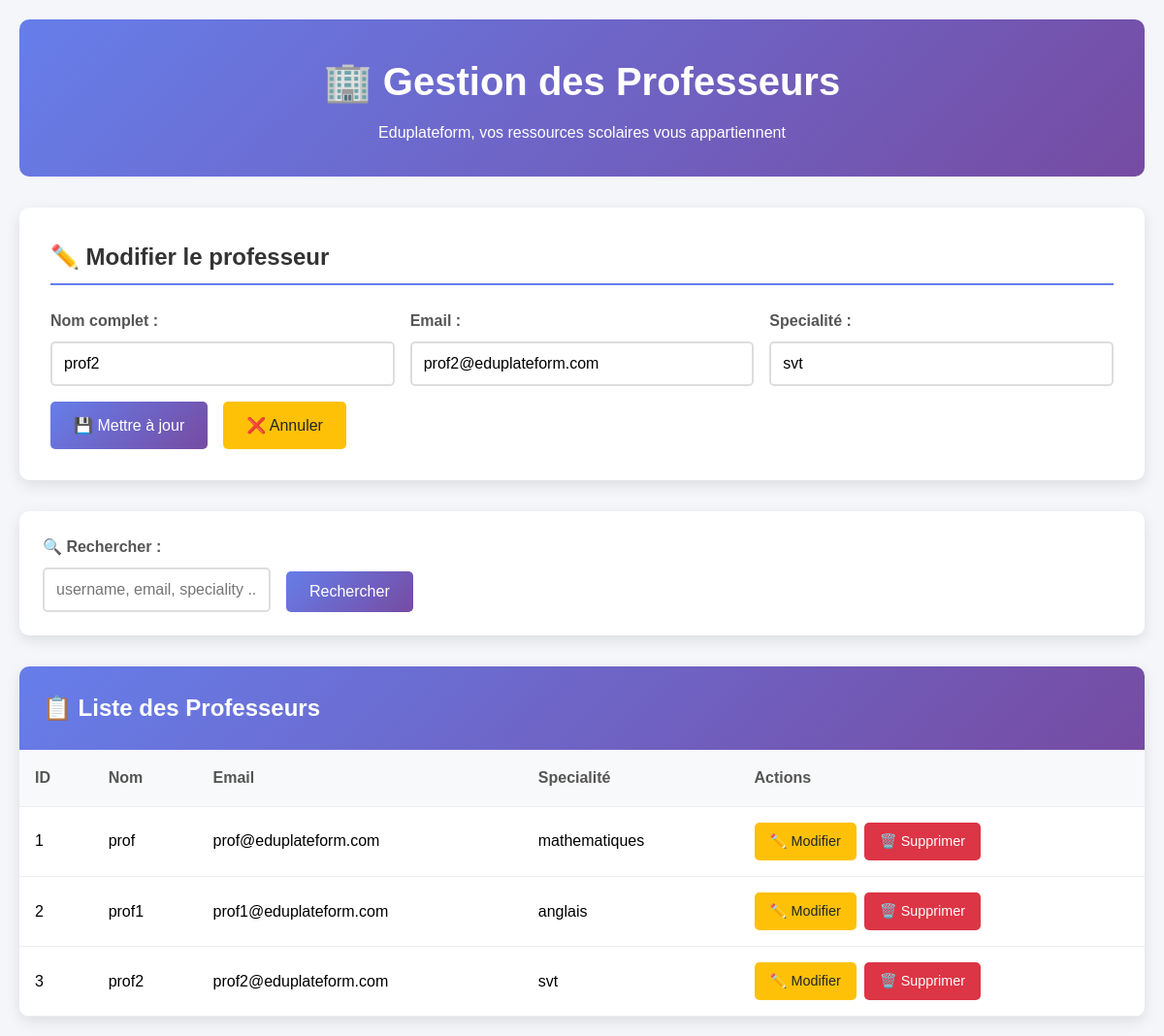
/professeur/index_prof.php?edit=3, run on the app's committed database.
### tables this page shows
CREATE TABLE professeurs (
    id INT AUTO_INCREMENT PRIMARY KEY,
    username VARCHAR(50) UNIQUE NOT NULL,
    email VARCHAR(100) UNIQUE NOT NULL,
    speciality VARCHAR(100) NOT NULL, 
    password VARCHAR(255) NOT NULL,
    created_at TIMESTAMP DEFAULT CURRENT_TIMESTAMP,
    last_login TIMESTAMP NULL
);

### professeur/professeur.php (called while the page is built, shortened)
<?php
require_once '../database/config.php';
class Professeur {
    private $conn;
    private $table = 'professeurs';
    public $id;
    public function __construct() {
        $database = new Database();
        $this->conn = $database->getConnection();
    }
    public function readAll() {
        $query = "SELECT * FROM " . $this->table . " ORDER BY username ASC";
        $stmt = $this->conn->prepare($query);
        $stmt->execute();
        return $stmt;
    }
    public function readOne() {
        $query = "SELECT * FROM " . $this->table . " WHERE id = :id LIMIT 0,1";
        $stmt = $this->conn->prepare($query);
        $stmt->bindParam(':id', $this->id);
        $stmt->execute();
        $row = $stmt->fetch(PDO::FETCH_ASSOC);
        if ($row) {
            $this->username = $row['username'];
            $this->email = $row['email'];
            $this->speciality = $row['speciality'];
            return true;
        }
        return false;
    }
}
?>

### database/config.php (called while the page is built, shortened)
<?php
class Database {
    private $connection;
    public function __construct() {
        try {
            $this->connection = new PDO(
                "mysql:host=" . DB_HOST . ";dbname=" . DB_NAME,
                DB_USER,
                DB_PASS,
                array(
                    PDO::ATTR_ERRMODE => PDO::ERRMODE_EXCEPTION,
                    PDO::ATTR_DEFAULT_FETCH_MODE => PDO::FETCH_ASSOC
                )
            );
        } catch(PDOException $e) {
            die("Erreur de connexion à la base de données: " . $e->getMessage());
        }
    }
    public function getConnection() {
        return $this->connection;
    }
}
?>

### professeur/index_prof.php (the view, shortened to what this page needs)
<?php
require_once 'professeur.php';
$professeurs = new Professeur();
$searchTerm = $_GET['search'] ?? '';
if ($searchTerm) {
    $stmt = $professeurs->search($searchTerm);
} else {
    $stmt = $professeurs->readAll();
}
$editprofesseurs = null;
if (isset($_GET['edit'])) {
    $editprofesseurs = new Professeur();
    $editprofesseurs->id = $_GET['edit'];
    $editprofesseurs->readOne();
}
?>
<!DOCTYPE html>
<html lang="fr">
<head>
    <link rel="stylesheet" href="styleprof.css">
</head>
<body>
    <div class="container">
        <div class="header">
            <h1>🏢 Gestion des Professeurs</h1>
            <p>Eduplateform, vos ressources scolaires vous appartiennent</p>
        </div>
        <div class="form-section">
            <h2><?php echo $editprofesseurs ? '✏️ Modifier le professeur' : '➕ Ajouter un Professeur'; ?></h2>
            <form method="POST" action="">
                <div class="form-grid">
                    <div class="form-group">
                        <label for="username">Nom complet :</label>
                        <input type="text" id="username" name="username" required
                               value="<?php echo $editprofesseurs ? htmlspecialchars($editprofesseurs->username) : ''; ?>">
                    </div>
                    <div class="form-group">
                        <label for="email">Email :</label>
                        <input type="email" id="email" name="email" required
                               value="<?php echo $editprofesseurs ? htmlspecialchars($editprofesseurs->email) : ''; ?>">
                    </div>
                    <div class="form-group">
                        <label for="speciality">Specialité :</label>
                        <input type="text" id="speciality" name="speciality" required
                               value="<?php echo $editprofesseurs ? htmlspecialchars($editprofesseurs->speciality) : ''; ?>">
                    </div>
                </div>
                <div style="display: flex; gap: 1rem;">
                    <button type="submit" class="btn btn-primary">
                        <?php echo $editprofesseurs ? '💾 Mettre à jour' : '➕ Ajouter'; ?>
                    </button>
                    <?php if ($editprofesseurs): ?>
                        <a href="index.php" class="btn btn-warning">❌ Annuler</a>
                    <?php endif; ?>
                </div>
            </form>
        </div>
        <div class="search-section">
            <form method="GET" action="" class="search-form">
                <div class="form-group" style="margin: 0;">
                    <label for="search">🔍 Rechercher :</label>
                    <input type="text" id="search" name="search" placeholder="username, email, speciality ..."
                           value="<?php echo htmlspecialchars($searchTerm); ?>">
                </div>
                <button type="submit" class="btn btn-primary">Rechercher</button>
            </form>
        </div>
        <div class="table-section">
            <div class="table-header">
                <h2>📋 Liste des Professeurs <?php echo $searchTerm ? "(Résultats pour: '$searchTerm')" : ''; ?></h2>
            </div>
            <div class="table-responsive">
                <?php if ($stmt->rowCount() > 0): ?>
                    <table>
                        <thead>
                            <tr>
                                <th>ID</th>
                                <th>Nom</th>
                                <th>Email</th>
                                <th>Specialité</th>
                                <th>Actions</th>
                            </tr>
                        </thead>
                        <tbody>
                            <?php while ($row = $stmt->fetch(PDO::FETCH_ASSOC)): ?>
                                <tr>
                                    <td><?php echo $row['id']; ?></td>
                                    <td><?php echo htmlspecialchars($row['username']); ?></td>
                                    <td><?php echo htmlspecialchars($row['email']); ?></td>
                                    <td><?php echo htmlspecialchars($row['speciality']); ?></td>
                                    <td>
                                        <div class="actions">
                                            <a href="?edit=<?php echo $row['id']; ?>" class="btn btn-warning btn-small">
                                                ✏️ Modifier
                                            </a>
                                            <a href="?delete=<?php echo $row['id']; ?>"
                                               class="btn btn-danger btn-small"
                                               onclick="return confirm('Êtes-vous sûr de vouloir supprimer cet Professeur ?')">
                                                🗑️ Supprimer
                                            </a>
                                        </div>
                                    </td>
                                </tr>
                            <?php endwhile; ?>
                        </tbody>
                    </table>
                <?php endif; ?>
            </div>
        </div>
    </div>
</body>
</html>

### professeur/styleprof.css (style rules this page uses)
* { margin: 0; padding: 0; box-sizing: border-box; }
body { font-family: 'Arial', sans-serif; background-color: #f5f6fa; line-height: 1.6; }
.container { max-width: 1200px; margin: 0 auto; padding: 20px; }
.header { background: linear-gradient(135deg, #667eea 0%, #764ba2 100%); color: white; padding: 2rem; border-radius: 10px; margin-bottom: 2rem; text-align: center; }
.header h1 { font-size: 2.5rem; margin-bottom: 0.5rem; }
.form-section { background: white; padding: 2rem; border-radius: 10px; box-shadow: 0 5px 15px rgba(0,0,0,0.1); margin-bottom: 2rem; }
.form-section h2 { color: #333; margin-bottom: 1.5rem; border-bottom: 2px solid #667eea; padding-bottom: 0.5rem; }
.form-grid { display: grid; grid-template-columns: repeat(auto-fit, minmax(250px, 1fr)); gap: 1rem; margin-bottom: 1rem; }
.form-group { display: flex; flex-direction: column; }
.form-group label { margin-bottom: 0.5rem; font-weight: bold; color: #555; }
.form-group input { padding: 0.75rem; border: 2px solid #ddd; border-radius: 5px; font-size: 1rem; transition: border-color 0.3s; }
.btn { padding: 0.75rem 1.5rem; border: none; border-radius: 5px; cursor: pointer; font-size: 1rem; text-decoration: none; display: inline-block; text-align: center; transition: all 0.3s; }
.btn-primary { background: linear-gradient(135deg, #667eea 0%, #764ba2 100%); color: white; }
.btn-warning { background-color: #ffc107; color: #212529; }
.btn-danger { background-color: #dc3545; color: white; }
.btn-small { padding: 0.5rem 1rem; font-size: 0.9rem; }
.search-section { background: white; padding: 1.5rem; border-radius: 10px; box-shadow: 0 5px 15px rgba(0,0,0,0.1); margin-bottom: 2rem; }
.search-form { display: flex; gap: 1rem; align-items: end; }
.search-form input { flex: 1; padding: 0.75rem; border: 2px solid #ddd; border-radius: 5px; font-size: 1rem; }
.table-section { background: white; border-radius: 10px; box-shadow: 0 5px 15px rgba(0,0,0,0.1); overflow: hidden; }
.table-header { background: linear-gradient(135deg, #667eea 0%, #764ba2 100%); color: white; padding: 1.5rem; }
.table-header h2 { margin: 0; }
.table-responsive { overflow-x: auto; }
table { width: 100%; border-collapse: collapse; }
th, td { padding: 1rem; text-align: left; border-bottom: 1px solid #eee; }
th { background-color: #f8f9fa; font-weight: bold; color: #555; }
.actions { display: flex; gap: 0.5rem; }

### data on the page
professeurs: username "prof2", email "prof2@eduplateform.com", speciality "svt", id "3"
professeurs: id "1", username "prof", email "prof@eduplateform.com", speciality "mathematiques"
professeurs: id "2", username "prof1", email "prof1@eduplateform.com", speciality "anglais"
